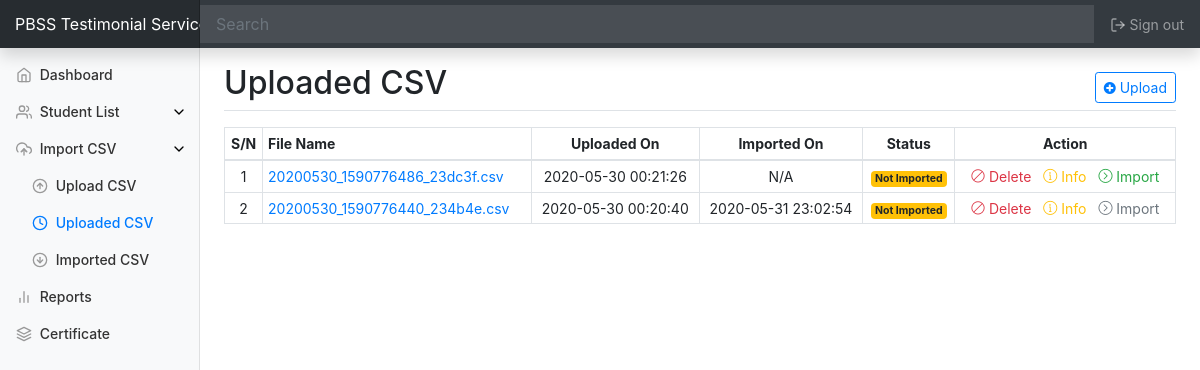
The app's page /uploaded-csv (signed in), older data.
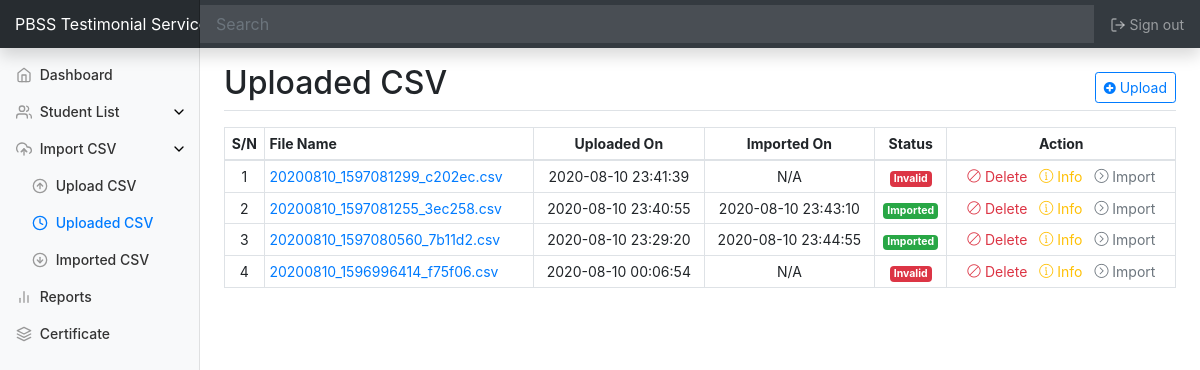
The same page, newer data.
### tables this page shows
CREATE TABLE `imported_csv_files`  (
  `id` int(10) NOT NULL AUTO_INCREMENT,
  `file_name` varchar(255) NOT NULL,
  `uploaded` datetime(0) NOT NULL DEFAULT current_timestamp,
  `imported` datetime(0) NULL DEFAULT NULL,
  `data_info` varchar(255) NULL DEFAULT NULL,
  `hash` varchar(100) NOT NULL,
  `status` varchar(100) NULL DEFAULT NULL,
  PRIMARY KEY (`id`) USING BTREE
);

### app.php (called while the page is built, shortened)
<?php
require CONF_DIR . 'config.php';
$Route = new Router();
$Route->deploy();

### index.php (called while the page is built, shortened)
<?php
require ROOT . 'app.php';

### conf/config.php (called while the page is built, shortened)
<?php
spl_autoload_register(function ($class_name){
    $class_file = ROOT . $class_name . '.php';
});

### libraries/Database.php (called while the page is built, shortened)
<?php
class Database {
    private $db = null;
    public function __construct(){
        try {
            $this->db = new mysqli(HST, USR, PWD, DBN);
        }
        catch(Exception $e) {
            exit( "Caught exception: " . $e->getMessage() );
        }
        try {
            $this->pdo = new pdo(DSN, USR, PWD);
        } catch (\PDOException $exception){
            exit("Connection failed! Reason: " . $exception->getMessage());
        }
    }
    public function select($query){
        $stmt = $this->db->query($query);
        if ($stmt->num_rows > 0) {
            return $stmt;
        }
        return false;
    }
}

### pages/uploaded-csv-list.php (the view, shortened to what this page needs)
<div class="d-flex justify-content-between flex-wrap flex-md-nowrap align-items-center pt-3 mb-3 border-bottom">
    <h1 class="h2">Uploaded CSV</h1>
    <a href="<?= BASE_URL . 'upload-csv' ?>" class="btn btn-outline-primary btn-sm"><i class="fa fa-plus-circle"></i> Upload</a>
</div>
<div class="table-responsive">
    <table class="table table-sm table-bordered">
        <thead>
        <tr>
            <th class="text-center">S/N</th>
            <th>File Name</th>
            <th class="text-center">Uploaded On</th>
            <th class="text-center">Imported On</th>
            <th class="text-center">Status</th>
            <th class="text-center">Action</th>
        </tr>
        </thead>
        <tbody id="csv_list">
        <?php
        if ($csv_files = $this->get_uploaded_csv()) {
            $serial = 1;
            if ($csv_files){
                foreach ($csv_files as $csv) {
                    ?>
                    <tr>
                        <td class="text-center"><?= $serial++ ?></td>
                        <td><a href="<?= BASE_URL . 'uploads/csv/' . $csv['file_name'] ?>"><?= $csv['file_name'] ?></a></td>
                        <td class="text-center"><?= $csv['uploaded'] ?></td>
                        <td class="text-center"><?= empty($csv['imported'])?"N/A":$csv['imported'] ?></td>
                        <td class="text-center"><?= empty($csv['status'])?'<span class="badge badge-warning">Not Imported</span>': '<span class="badge '. (($csv['status']=='invalid')?'badge-danger':'badge-success') .'">'.ucwords($csv['status']).'</span>' ?></td>
                        <td class="text-center">
                            <a class="mx-1 text-danger" data-action="delete" href="<?= BASE_URL . 'delete?csv&file=' . $csv['hash'] ?>"><span class="ti-na" title="Delete"></span> Delete</a>
                            <a class="mx-1 text-warning" data-action="info" data-csvid="<?= $csv['hash'] ?>" href="#info?csv=<?= $csv['hash'] ?>"><span class="ti-info-alt" title="Info"></span> Info</a>
                            <a class="mx-1<?= empty($csv['imported'])?($csv['status']=='invalid'?" disabled text-muted":" text-success"):" disabled text-muted" ?>" data-action="import" href="<?= BASE_URL . 'import-csv?step=1&file=' . $csv['hash'] ?>"<?= empty($csv['imported'])?"":" disabled" ?><?= $csv['status']=='invalid' ?" disabled":"" ?>><span class="ti-arrow-circle-right" title="Import"></span> Import</a>
                        </td>
                    </tr>
                <?php }
            }
        }
        ?>
        </tbody>
    </table>
</div>

### libraries/Router.php (shortened to what this page needs)
<?php
class Router
{
    private $_uri = array();
    private $_module = array();
    public function add($module,$uri,$clause=null){
        $this->_uri[] = trim($uri, '/');
        if ($module != null){
            $this->_module[] = $module;
        } else {
            $this->_module[] = $clause;
        }
    }
    public function deploy(){
        $req_uri = $_SERVER['REQUEST_URI'];
        $parsed_uri = parse_url($req_uri, PHP_URL_PATH);
        $trimmed_uri = trim(trim($parsed_uri, '/'), '/');
        $uri_path = str_replace(PROJ_DIR, "", $trimmed_uri);
        $uri_path = trim($uri_path, '/');
        $uri = explode('/', $uri_path);
        if (in_array($uri_path, $this->_uri)){
            foreach ($this->_uri as $key => $item) {
                if ($item == $uri_path) {
                    if (is_string($this->_module[$key])){
                        $module = new $module_name;
                        $methods = get_class_methods($module);
                        $method_script = in_array('get_script', $methods) ? $module->get_script() : '';
                        $method_style = in_array('get_style', $methods) ? $module->get_style() : '';
                        $module_script = !is_null($method_script) ? $method_script : '';
                        $module_header = !is_null($method_style) ? $method_style : '';
                        $page_title = $module->get_title();
                        $this->set_header($page_title, $module_header);
                        $module->get_view();
                        $message = false;
                        $this->set_footer($module_script, $message);
                    } else {
                        call_user_func($this->_module[$key]);
                    }
                }
            }
        } elseif ($uri_path == 'post' || $uri[0] == 'post' && !isset($uri[1])) {
            $GLOBALS['uri'] = $uri;
            require INCL_DIR . 'api.php';
        } elseif ($uri_path == 'fetch' || $uri[0] == 'fetch' && !isset($uri[1])) {
            $GLOBALS['uri'] = $uri;
            require INCL_DIR . 'server.php';
        } else {
            require INCL_DIR . 'error-page.php';
        }
    }
    private function set_header($page_title, $custom_header){
        if (isset($this->_uri[1]) && $this->_uri[1]!='print')
            require INCL_DIR . "header.php";
    }
    private function set_footer($module_script, $message){
        require INCL_DIR . "footer.php";
    }
}

### libraries/FontEnd.php (shortened to what this page needs)
<?php
class FontEnd {
    private static $reset_css            = 'assets/css/reset.css';
    private static $custom_style         = 'assets/css/style.css';
    private static $dashboard_style      = 'assets/css/dashboard.css';
    private static $bootstrap_style      = 'assets/css/bootstrap.min.css';
    private static $fontawesome_style    = 'assets/vendor/font-awesome-4.7.0/css/font-awesome.min.css';
    private static $themify_icons        = 'assets/vendor/themify-icons/themify-icons.css';
    private static $dashboard_js         = 'assets/js/dashboard.js';
    private static $bootstrap_script     = 'assets/js/bootstrap.min.js';
    public static function reset_css(){
        return self::local_component(self::$reset_css, 'css');
    }
    public static function fontawesome(){
        return self::local_component(self::$fontawesome_style, 'css');
    }
    public static function dashboard($type){
        if ($type == 'css')
            return self::local_component(self::$dashboard_style, $type);
        else
            return self::local_component(self::$dashboard_js, $type);
    }
    public static function bootstrap($type){
        if ($type == 'css')
            return self::local_component(self::$bootstrap_style, 'css');
        elseif ($type == 'js')
            return self::local_component(self::$bootstrap_script, 'js');
        return '';
    }
    public static function themify_icons(){
        return self::local_component(self::$themify_icons,'css');
    }
    public static function custom_style(){
        return self::local_component(self::$custom_style,'css');
    }
    public static function local_component($file_loc, $type){
        if ($type == 'css')
            return '<link rel="stylesheet" href="'. BASE_URL . $file_loc .'"/>' . PHP_EOL;
        else if ($type == 'js')
            return '<script src="'. BASE_URL . $file_loc .'"></script>' . PHP_EOL;
        return '';
    }
}

### incl/header.php (shortened to what this page needs)
<?php
global $uri;
?>
<!doctype html>
<html lang="en">
<head>
<?php
echo FontEnd::reset_css();
echo FontEnd::bootstrap('css');
echo FontEnd::fontawesome();
if ($uri[0]!='login'){
    echo FontEnd::dashboard('css');
}
echo isset($custom_header)?$custom_header:'';
echo FontEnd::custom_style();
?>
</head>
<body>
<?php if(isset($uri[0])): ?>
    <?php if($uri[0]!='login' || $uri[1]!='print'): ?>
        <nav class="navbar navbar-dark fixed-top bg-dark flex-md-nowrap p-0 shadow">
            <a class="navbar-brand col-md-3 col-lg-2 mr-0 overflow-hidden" href="<?= BASE_URL ?>"><?= APP_NAME ?></a>
            <input class="form-control form-control-dark w-100" type="text" placeholder="Search" aria-label="Search">
            <ul class="navbar-nav px-3">
                <li class="nav-item text-nowrap">
                    <a class="nav-link" href="<?= BASE_URL . "logout" ?>"><span data-feather='log-out'></span> Sign out</a>
                </li>
            </ul>
        </nav>
        <div class="container-fluid">
            <div class="row">
                <?php require INCL_DIR . 'nav.php'; ?>
                <main role="main" class="col-md-9 ml-sm-auto col-lg-10 px-4">
    <?php endif; ?>
<?php endif; ?>

### incl/nav.php (shortened to what this page needs)
<?php
global  $uri;
?>
<nav class="col-lg-2 col-md-3 d-none d-md-block bg-light sidebar">
    <div class="sidebar-sticky">
        <ul class="nav flex-column">
            <li class="nav-item">
                <a class="nav-link <?= $uri[0] == 'dashboard' ? 'active' : '' ?>" href="<?= BASE_URL ."dashboard" ?>">
                    <span data-feather="home"></span>
                    Dashboard
                </a>
            </li>
            <li class="nav-item">
                <a class="nav-link<?= ($uri[0] == 'student-list') && !isset($uri[1]) ? ' active' : '' ?>" href="<?= BASE_URL . 'student-list' ?>">
                    <span data-feather="users"></span> Student List
                </a>
                <button class="navbar-toggler float-right" type="button" data-toggle="collapse" data-target="#studentList" aria-controls="studentList" aria-expanded="false">
                    <span data-feather="chevron-down"></span>
                </button>
            </li>
            <li class="nav-item">
                <a class="nav-link<?= $uri[0] == 'import-csv' ? ' active' : '' ?>" href="<?= BASE_URL . 'import-csv' ?>">
                    <span data-feather="upload-cloud"> </span>
                    Import CSV
                </a>
                <button class="navbar-toggler float-right" type="button" data-toggle="collapse" data-target="#importCSV" aria-controls="importCSV" aria-expanded="false">
                    <span data-feather="chevron-down"></span>
                </button>
                <?php $import_uris = ['import-csv', "upload-csv", "uploaded-csv", 'imported-csv'] ?>
                <ul class="ml-3 collapse<?= in_array($uri[0], $import_uris)?' show':'' ?>" id="importCSV">
                    <li class="nav-item"><a class="nav-link<?= $uri[0] == 'upload-csv' ? ' active' : '' ?>" href="<?= BASE_URL . "upload-csv" ?>"><span data-feather="arrow-up-circle"></span> Upload CSV</a></li>
                    <li class="nav-item"><a class="nav-link<?= $uri[0] == 'uploaded-csv' ? ' active' : '' ?>" href="<?= BASE_URL . "uploaded-csv" ?>"><span data-feather="clock"></span> Uploaded CSV</a></li>
                    <li class="nav-item"><a class="nav-link<?= $uri[0] == 'imported-csv' ? ' active' : '' ?>" href="<?= BASE_URL . "imported-csv" ?>"><span data-feather="arrow-down-circle"></span> Imported CSV</a></li>
                </ul>
            </li>
            <li class="nav-item">
                <a class="nav-link" href="#">
                    <span data-feather="bar-chart-2"></span>
                    Reports
                </a>
            </li>
            <li class="nav-item">
                <a class="nav-link<?= $uri[0] == 'certificate' ? ' active' : '' ?>" href="<?= BASE_URL . "certificate" ?>">
                    <span data-feather="layers"></span>
                    Certificate
                </a>
            </li>
        </ul>
    </div>
</nav>

### modules/Import.php (shortened to what this page needs)
<?php
class Import implements Controller
{
    private $database = null;
    private $table = 'imported_csv_files';
    private $uri = false;
    public function __construct() {
        $this->database = new Database();
        $this->uri = $GLOBALS['uri'];
    }
    public function get_uploaded_csv(){
        $query = "SELECT * FROM $this->table ORDER BY id DESC";
        return $this->database->select($query);
    }
    public function get_view(){
        if ($this->uri[0] == 'import-csv'){
            include PAGE_DIR . 'import-csv.php';
        } elseif ($this->uri[0] == 'imported-csv'){
            include PAGE_DIR . 'imported-list.php';
        } elseif ($this->uri[0] == 'upload-csv'){
            include PAGE_DIR . 'upload-csv.php';
        } elseif ($this->uri[0] == 'uploaded-csv'){
            include PAGE_DIR . 'uploaded-csv-list.php';
        }
    }
    public function get_style(){
        $stylesheets = FontEnd::themify_icons();
        $stylesheets .= FontEnd::wtf_forms_style();
        $stylesheets .= FontEnd::alertify('css');
        $stylesheets .= FontEnd::alertify('theme');
        return $stylesheets;
    }
}

### incl/footer.php (shortened to what this page needs)
</body>
</html>

### assets/css/dashboard.css (style rules this page uses)
body { font-size: .875rem; }
.feather { width: 16px; height: 16px; vertical-align: text-bottom; }
.sidebar { position: fixed; top: 0; bottom: 0; left: 0; z-index: 100; padding: 48px 0 0; box-shadow: inset -1px 0 0 rgba(0, 0, 0, .1); }
.sidebar-sticky { position: relative; top: 0; height: calc(100vh - 48px); padding-top: .5rem; overflow-x: hidden; overflow-y: auto; }
.sidebar .nav-link { font-weight: 500; color: #333; }
.sidebar .nav-link .feather { margin-right: 4px; color: #999; }
.sidebar .nav-link.active { color: #007bff; }
.sidebar .nav-link:hover .feather, .sidebar .nav-link.active .feather { color: inherit; }
[role="main"] { padding-top: 133px; }
@media (min-width: 768px) { [role="main"] { padding-top: 48px; } }
.navbar-brand { padding-top: .75rem; padding-bottom: .75rem; font-size: 1rem; background-color: rgba(0, 0, 0, .25); box-shadow: inset -1px 0 0 rgba(0, 0, 0, .25); }
.navbar .form-control { padding: .75rem 1rem; border-width: 0; border-radius: 0; }
.form-control-dark { color: #fff; background-color: rgba(255, 255, 255, .1); border-color: rgba(255, 255, 255, .1); }

### assets/css/style.css (style rules this page uses)
* { margin: 0; padding: 0; }
body { position: relative; }
.show { display: block; }
.nav-link { display: inline-block; }
.sidebar .nav-link { font-weight: 500; color: #333; }
.table th { font-weight: bold; }
a.disabled, a[disabled] { pointer-events: none; cursor: not-allowed; }

Row changes from the older to the newer data that the page shows:
removed imported_csv_files: file_name "20200530_1590776486_23dc3f.csv", uploaded "2020-05-30 00:21:26", shows "N/A", shows "Not Imported"
removed imported_csv_files: file_name "20200530_1590776440_234b4e.csv", uploaded "2020-05-30 00:20:40", imported "2020-05-31 23:02:54", shows "Not Imported"
added imported_csv_files: file_name "20200810_1597081299_c202ec.csv", uploaded "2020-08-10 23:41:39", shows "N/A", status "Invalid"
added imported_csv_files: file_name "20200810_1597081255_3ec258.csv", uploaded "2020-08-10 23:40:55", imported "2020-08-10 23:43:10", status "Imported"
added imported_csv_files: file_name "20200810_1597080560_7b11d2.csv", uploaded "2020-08-10 23:29:20", imported "2020-08-10 23:44:55", status "Imported"
added imported_csv_files: file_name "20200810_1596996414_f75f06.csv", uploaded "2020-08-10 00:06:54", shows "N/A", status "Invalid"
